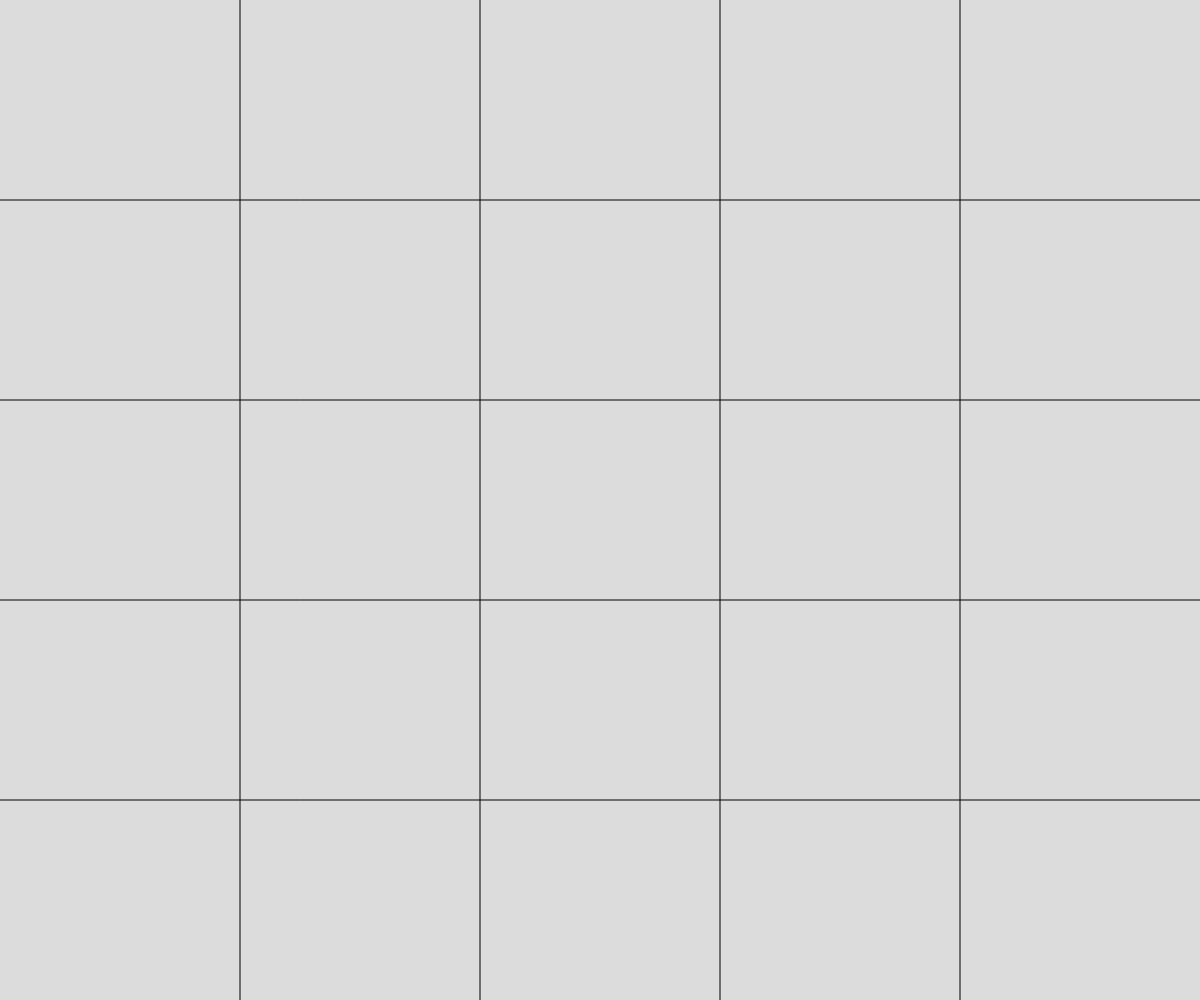
Frame 1 (no input)
Frame 60 (no input): identical to frame 1, image omitted
Frame 120 (the mouse pressed at the canvas centre since frame 60): identical to frame 1, image omitted

The p5.js sketch that drew this single still picture (run headless with seeded random() and noise() and a simulated clock; from frame 60 on, the mouse is pressed at the canvas centre):

// p5.js sketch
// ── sketch.js
// Project Title
// Your Name
// Date
//
// Extra for Experts:
// - describe what you did to take this project "above and beyond"


function setup() {
  createCanvas(windowWidth, windowHeight);
}

function draw() {
  background(220);
  drawField();
}

//draws the basic 5x5 grid
function drawField() {
  for (let i = 1; i <5; i++) {
    line(width*i/5, 0, width*i/5, height);
  }
  for (let j = 1; j <5; j++) {
    line(0, height*j/5, width, height*j/5);
  }
}

//function that will track the money based on the box clicked
function trackMoney(){
  let money = 500;
  if (mousePressed){}
}

//giving values and different colors to each gem and mine
function giveValues() {

}
